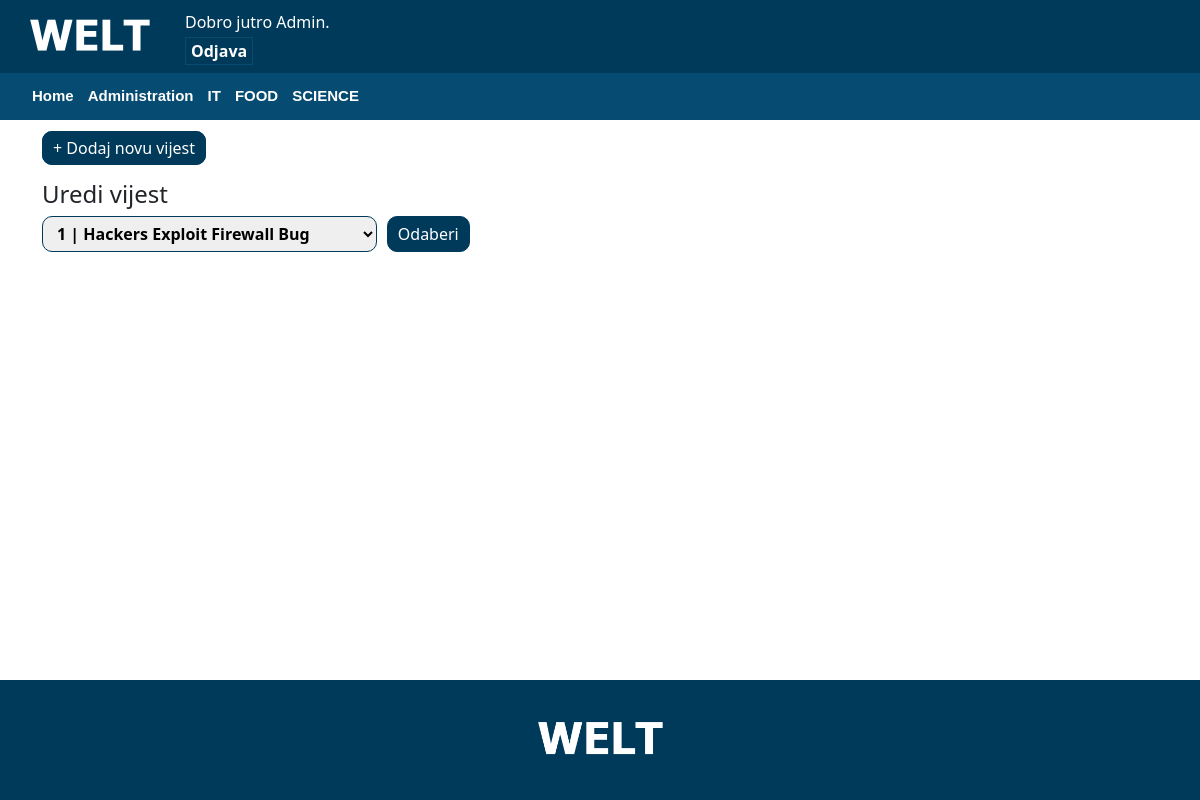
Page /administracija.php (signed in) on the committed database.
### tables this page shows
CREATE TABLE `pages` (
  `id` int(11) NOT NULL,
  `name` varchar(32) NOT NULL,
  `href` varchar(64) NOT NULL,
  `hidden` int(2) NOT NULL DEFAULT 0
);

CREATE TABLE `categories` (
  `id` int(11) NOT NULL,
  `name` varchar(64) NOT NULL,
  `display_name` varchar(64) NOT NULL
);

### administracija.php (the view, shortened to what this page needs)
<!DOCTYPE html>
<html lang="en">
<head>
    <link rel="stylesheet" href="./style.css">
    <link href="https://cdn.jsdelivr.net/npm/bootstrap@5.3.3/dist/css/bootstrap.min.css" rel="stylesheet">
</head>
<body class="main">
    <?php
        include 'mysql_connect.php';
    ?>
    <header class="header">
        <nav id="navbar">
            <div id="logo">
                <img src="./img/logo.png" alt="Welt logo" title="Welt logo">
                <?php
                    if(isset($_SESSION['logged_in_user_id'])){
                        $hour = date("H");
                        echo '<div id="logged-user">';
                            echo '<div id="greeting">';
                                if( $hour >= 0 && $hour < 12 ) echo "Dobro jutro " . $_SESSION['logged_in_user_username'] . ".";
                                else if( $hour >= 12 && $hour < 18 ) echo "Dobar dan " . $_SESSION['logged_in_user_username'] . ".";
                                else if( $hour >= 18 && $hour < 23 ) echo "Dobra večer " . $_SESSION['logged_in_user_username'] . ".";
                            echo '</div>';
                            echo '<a href="./logout.php" id="logout-button">Odjava</a>';
                        echo '</div>';
                    }
                ?>
            </div>
            <div id="navigation">
                <ul>
                    <?php
                        $query = "SELECT * FROM pages";
                        $result = mysqli_query($dbc, $query);
                        $is_user_logged_in = 0;
                        $is_user_admin = 0;
                        if(isset($_SESSION['logged_in_user_id'])){
                            $is_user_logged_in = 1;
                            if( $_SESSION['logged_in_user_permission'] == 1 ){
                                $is_user_admin = 1;
                            }
                        }
                        while($row = mysqli_fetch_array($result)) {
                            if($row['hidden'] == 1){
                                if($is_user_admin) echo '<a href="'. $row['href'] .'"><li>'. $row['name'] .'</li></a>';
                                else continue;
                            }
                            else if($row['hidden'] == 2 && $is_user_logged_in){
                                continue;
                            }
                            else echo '<a href="'. $row['href'] .'"><li>'. $row['name'] .'</li></a>';
                        }
                        $query = "SELECT * FROM categories";
                        $result = mysqli_query($dbc, $query);
                        while($row = mysqli_fetch_array($result)) {
                            echo '<a href="kategorija.php?id='. $row['name'] .'"><li>'. $row['display_name'] .'</li></a>';
                        }
                    ?>
                </ul>
            </div>
        </nav>
    </header>
    <?php
        $selected = NULL;
    ?>
    <main class="content">
        <section id="administration">
            <div class="container">
                <div class="row">
                    <div id="add-new-button" class="col-lg-12">
                        <a class="large-button" href="./unos.php">+ Dodaj novu vijest</a>
                    </div>
                </div>
                <div class="row">
                    <div class="col-lg-12">
                        <h4>Uredi vijest</h4>
                    </div>
                </div>
                <div class="row">
                    <div class="col-lg-12">
                        <form name="choose-news-form" action="administracija.php" method="POST" id="choose-news-form">
                            <?php
                                $query = "SELECT id, title FROM news";
                                $res = mysqli_query($dbc, $query) or die('Error kod slanja querya.');
                                if( mysqli_num_rows($res) !== 0 ){
                                    echo '<select id="edit-selection" name="selected-news" form="choose-news-form">';
                                    while($row = mysqli_fetch_array($res)){
                                        if( $row['id'] == number_format($selected) ) echo '<option value="'. $row['id'] . '" selected>'. $row['id'] . ' | ' . $row['title'] . '</option>';
                                        else echo '<option value="'. $row['id'] . '">'. $row['id'] . ' | ' . $row['title'] . '</option>';
                                    }
                                    echo '</select>';
                                    echo '<button type="submit" id="choose-submit" class="large-button">Odaberi</button>';
                                }
                                else echo '<div class="no-categories">U bazi nije pronađena niti jedna vijest.</div>';
                            ?>
                        </form>
                    </div>
                </div>
            </div>
        </section>
    </main>
    <footer class="footer">
        <div id="footer-logo">
            <img src="./img/logo.png">
        </div>
    </footer>
</body>
</html>

### style.css (style rules this page uses)
body { display: flex; flex-direction: column; min-height: 100vh; margin: 0; }
.content { flex-grow: 1; }
#logo img { width: 120px; margin-left: 20px; }
#logo { display: flex; align-items: center; padding: 10px; background-color: #003a5a; }
#navigation { color: white; font-family: Arial, Helvetica, sans-serif; font-weight: bold; font-size: 15px; background-color: #064b71; }
#navigation ul { list-style-type: none; overflow: hidden; margin-left: 30px; padding: 0; }
#navigation li { float: left; padding: 10px 0px 10px 0px; margin-right: 10px; border: 2px solid transparent; }
#navigation ul a { color: white; text-decoration: none; }
.footer { background-color: #003a5a; height: 120px; display: flex; justify-content: center; align-items: center; width: 100%; }
#footer-logo { max-width: 125px; }
#footer-logo img { max-width: 100%; height: auto; display: block; }
#logged-user { width: 100%; margin-left: 30px; padding: 0px 5px 0px 5px; }
#greeting { width: 100%; color: white; padding-bottom: 5px; }
#logout-button { width: 100%; text-align: right; color: white; font-weight: bold; padding: 2px 5px 2px 5px; text-decoration: none; border: 1px solid #064b71; }
#add-new-button { margin-bottom: 20px; }
.large-button { background-color: #003a5a; border: 1px solid #003a5a; border-radius: 10px; color: white; padding: 5px 10px 5px 10px; text-decoration: none; }
#edit-selection { width: 30%; border: 1px solid #003a5a; border-radius: 10px; padding: 5px 10px 5px 10px; font-weight: bold; }
#choose-submit { margin-left: 10px; }
#choose-news-form { margin-bottom: 20px; }

### rows in the picture
pages: name "Home"
pages: name "Administration"
categories: display_name "IT"
categories: display_name "FOOD"
categories: display_name "SCIENCE"

### other values in the picture
$_SESSION['logged_in_user_username'] "Admin"
form field selected-news "1 | Hackers Exploit Firewall Bug"
